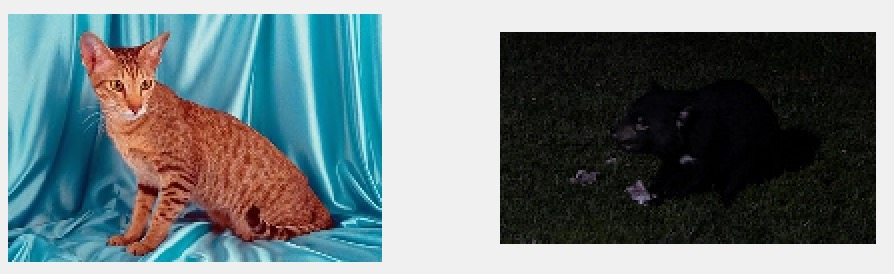
%> input picture Report/src/report1/t.devil-others/histgram/failed_other_hist.jpg, 894 x 274 px
$ octave --eval "result = mk_hist('failed_other_hist.jpg');"   (GNU Octave 9; MATLAB toolbox functions it lacks are replaced by stand-ins)
%> lines starting %> are read from the running program, lines starting %| are printed output that depends on the picture
function [ hist ] = mk_hist( image )
%> called with image = 'failed_other_hist.jpg'
%mk_hist 受け取った画像pathからヒストグラムを返す
  I=imread(image);
%> I is the input picture: size 274x894x3 uint8; mean R, G, B 110.3, 124.6, 126.9
  RED=I(:,:,1); GREEN=I(:,:,2); BLUE=I(:,:,3);
%> after `RED=I(:,:,1)`:
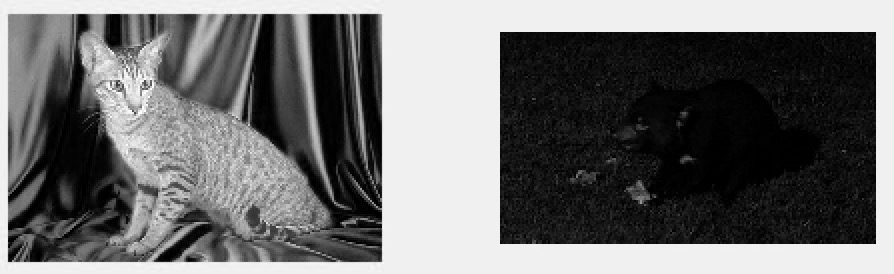
%> RED: size 274x894 uint8; min 0, max 255, mean 110.3
%> after `GREEN=I(:,:,2)`:
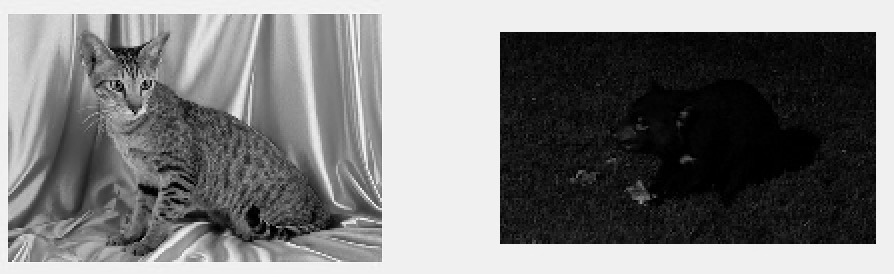
%> GREEN: size 274x894 uint8; min 0, max 255, mean 124.6
%> after `BLUE=I(:,:,3)`:
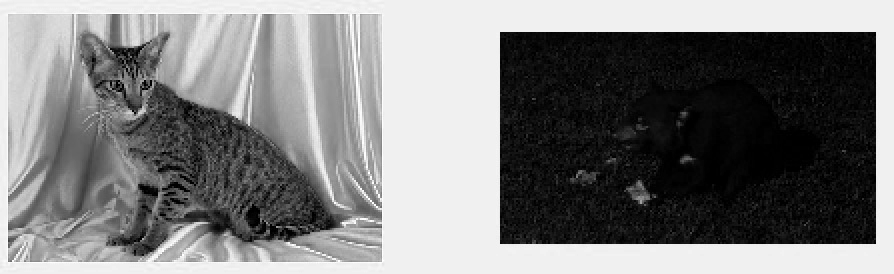
%> BLUE: size 274x894 uint8; min 0, max 255, mean 126.9
  I_64=floor(double(RED)/64) *4*4 + floor(double(GREEN)/64) *4 + floor(double(BLUE)/64);
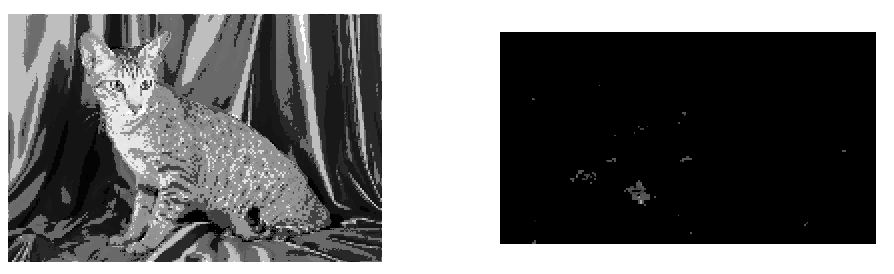
%> I_64: size 274x894 double; min 0, max 63, mean 27.9; drawn with min black and max white
  I_64_vec=reshape(I_64,1,numel(I_64));
  i=histc(I_64_vec, [0:63]);
%> i = 64 values, max 80131 at index 1, min 0 at index 3, mean 3827.4
  hist=i / sum(i);
%> hist = 64 values, max 0.327 at index 1, min 0 at index 3, mean 0.0156
%> `result = mk_hist('failed_other_hist.jpg');`: result has the same summary as hist in mk_hist
end
